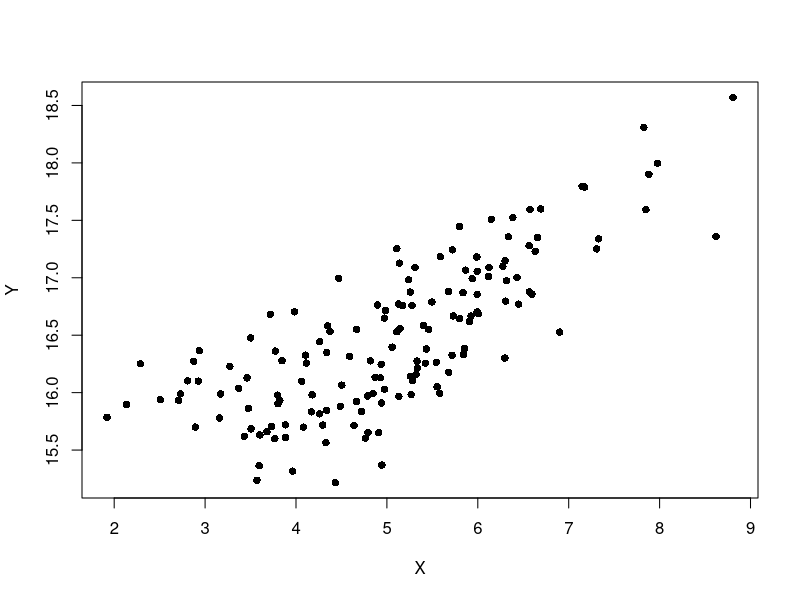
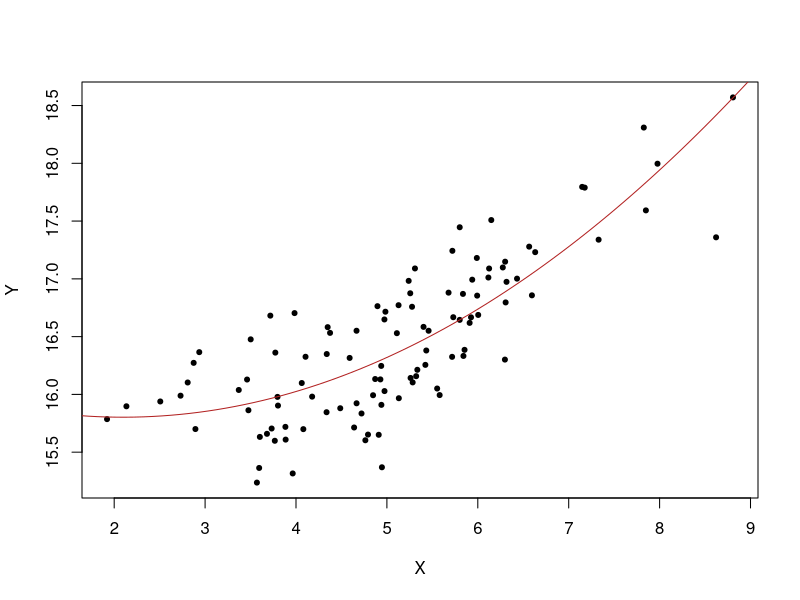
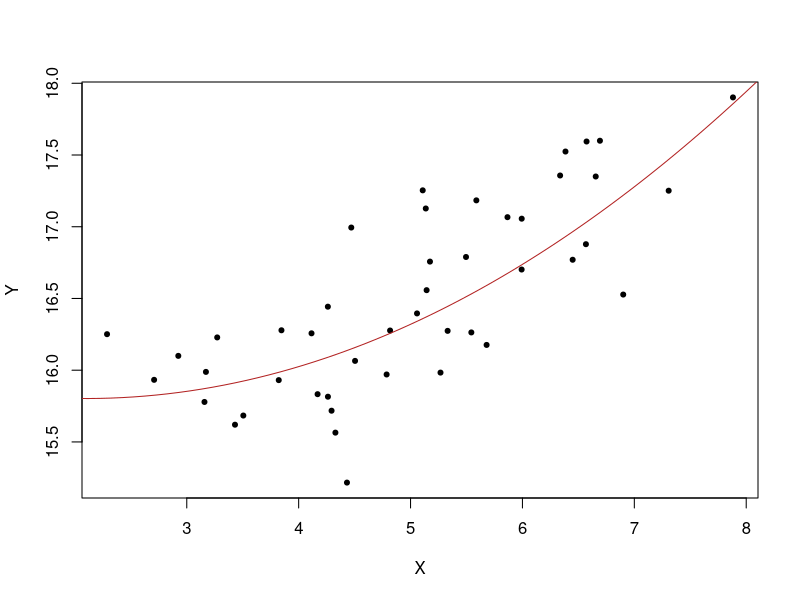
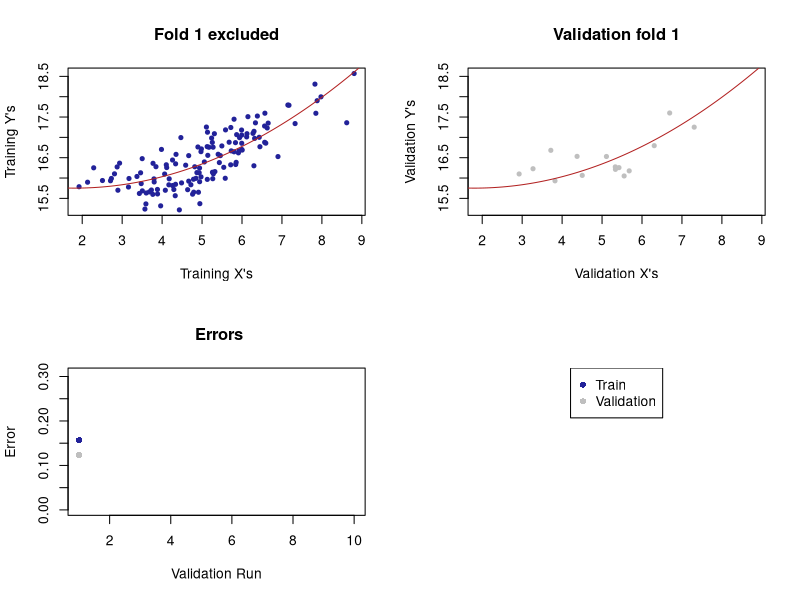
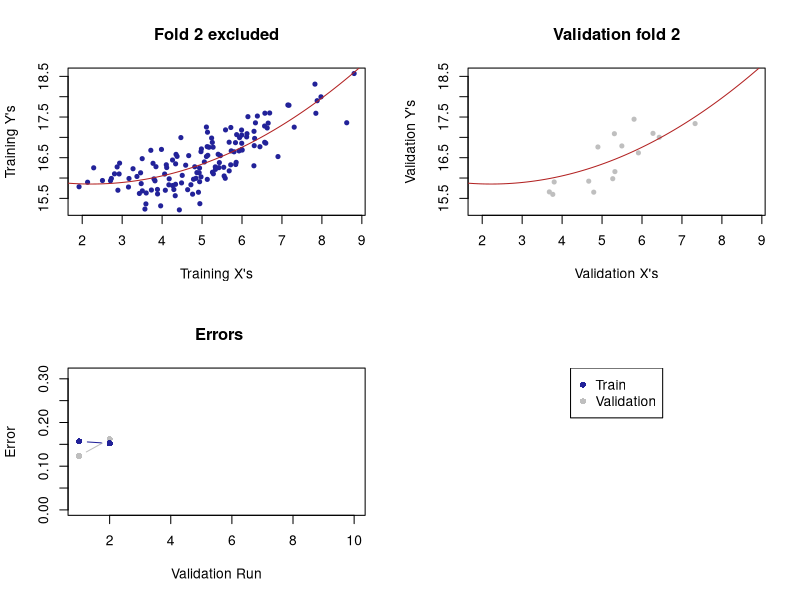
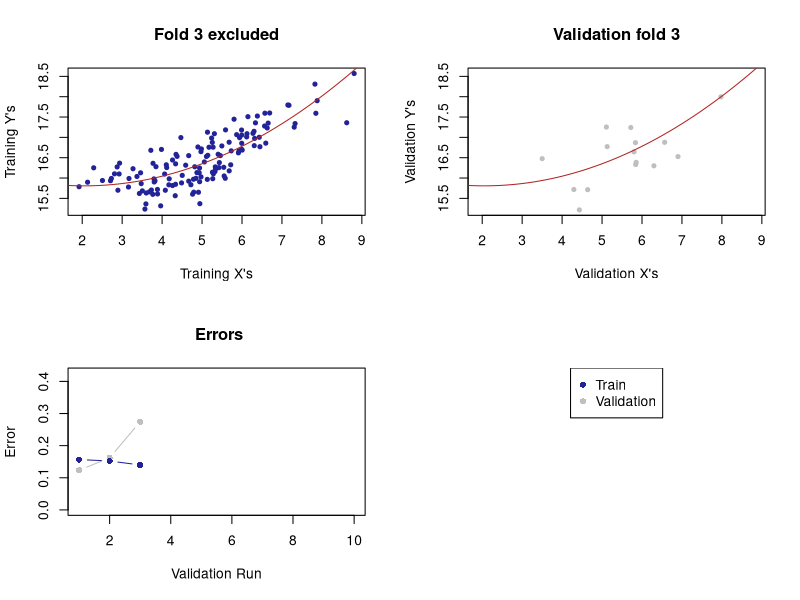
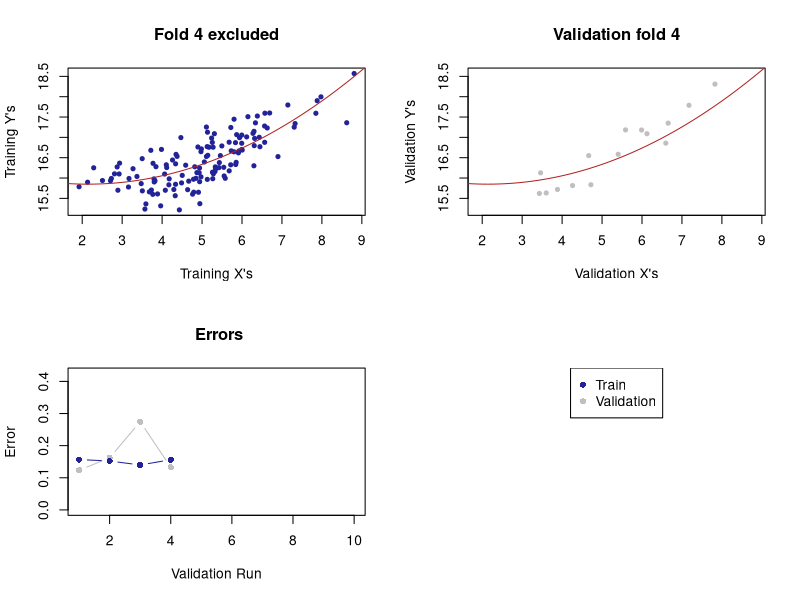
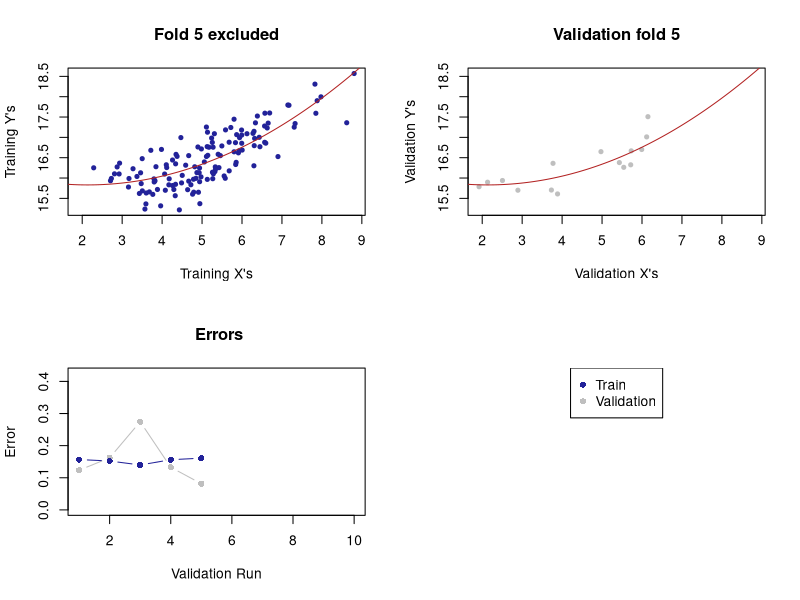

Source code (R) for these figures, in order:
#April 2025 
#ML demo on splitting data, measuring error, CV

#####################################
#functions
#####################################

#splits data into test and training
SplitData <- function(data, splits){
  
  df <- as.data.frame(data)                 # Convert the data object to a data frame object
  
  n.obs <- nrow(df)                             # Number of observations
  
  # Shuffle and separate indices
  
  shuffled_ind <- sample(1:n.obs)
  
  split_ind <- c(round(splits[1]*n.obs), round(splits[1]*n.obs) + round(splits[2]*n.obs))
  
  train_ind <- shuffled_ind[1:split_ind[1]]
  val_ind <- shuffled_ind[(split_ind[1] + 1):split_ind[2]]
  if (splits[3]!=0){
    test_ind <- shuffled_ind[(split_ind[2] + 1):n.obs]
    list("train" = df[train_ind, ], 
         "validation" = df[val_ind, ], 
         "test" = df[test_ind, ])  
  } else {
    list("train" = df[train_ind, ], 
         "validation" = df[val_ind, ])  
  }
}

#splits data into K folds and returns a matrix of mashed up indexes basically
Kfoldsplit <- function(n.obs, k){
  
  # Number of observations per fold
  
  wind <- n.obs%/%k     # integer division operator, rounds result down to the nearest whole number)            
  
  # generate random order of observations without replacement
  origin <- sample(1:n.obs, n.obs, replace = F)

  # Organises indices into a matrix to define k-folds (each fold corresponds to a row)
  indexes <- matrix(origin, k, wind, byrow = T)
  indexes
}

#performs CV for a specified model
#calcs errors and produces plots
#data needs columns named as X and Y
cross_val <- function(data, k = 5, poly = 2){
  
  N <- dim(data)[1]                     # Total number of observations 
  sets <- Kfoldsplit(N, k)                # Fold splits (i.e. indices contained in each fold)
  
  # A: Empty result matrices
  
  
  # create val.error and train.error to be a list with 'k' zeros
  val.error <- rep(0, k)                # Validation error
  train.error <- rep(0, k)              # Training error
  
  # B: Cross-validation
  
  for(i in 1:dim(sets)[1]){                      # For i in 1 : Number of folds
    
    # Separate training and validation indices and create data vectors
    
    # saying list[-i, ], removes the row at index i, so pretty cool
    train_ind <- c(sets[-i, ])                   # Vector of training indices
    val_ind <- sets[i, ]                         # Vector of validation indices
    train.y <- data[train_ind,"Y"]                      # Training Ys
    train.x <- data[train_ind,"X"]                      # Training Xs
    val.y <- data[val_ind,"Y"]                          # Validation Xs
    val.x <- data[val_ind,"X"]                          # Validation Ys

    # Train and evaluate a model
    model1 <- lm(train.y ~ poly(train.x, poly))      # Your model
    
    val.error[i] <- mean((predict(model1, newdata = data.frame(train.x = val.x)) - val.y)^2) # Validation error
    train.error[i]  = mean(residuals(model1)^2)                                              # Training error
    
    x.vec <- seq(0,10, length = 1000)
    fhat <- predict(model1, newdata = data.frame(train.x = x.vec))
    
    # Plot output
    cols = c('#222299','grey75')
    ylimit <- c(min(train.y, val.y), max(train.y, val.y))
    xlimit <- c(min(train.x, val.x), max(train.x, val.x))
    
    # Setup plot layout for multiple plots
    m <- matrix(c(1,2,3,4),nrow = 2,ncol = 2,byrow = TRUE)
    layout(mat = m, heights = c(0.5,0.5))

    #plot training data
    plot(train.y ~ train.x,                            # plot: training data sets 
         pch = 20,                                     # set plotting symbol
         xlab = "Training X's", ylab = "Training Y's", # label X and Y axes 
         main = paste0('Fold ', i, " excluded"),
         col = cols[1], ylim = ylimit, xlim = xlimit)
    
    lines(fhat ~ x.vec, col = 'firebrick')            # overlay the fitted line
    
    #plot validation data
    plot(val.y ~ val.x,                                # plot: validation set 
         pch = 20,                                     # set plotting symbol
         xlab = "Validation X's", ylab = "Validation Y's", # label X and Y axes 
         main = paste0('Validation fold ', i),
         col = cols[2], ylim = ylimit, xlim = xlimit)

    lines(fhat ~ x.vec, col = 'firebrick')            # overlay the fitted line
    
    # > Error
    plot(val.error,                              
         type = 'n', 
         ylab = 'Error', 
         xlab = 'Validation Run', 
         ylim = c(0,max(train.error, val.error)+0.15),
         main = ' Errors')
    
    lines(val.error[1:i], type = 'b', col = cols[2], pch = 16)     # Validation error lines ["b" = points and lines]
    lines(train.error[1:i], type = 'b', col = cols[1], pch = 16)    # Training error lines
    
    plot(1, type = "n", axes=FALSE, xlab="", ylab="")
    legend('top', legend = c('Train', 'Validation'), col = cols, 
           pch = 16, bty = 'y', horiz = F)
    
    Sys.sleep(0.75)                                # Pause operation (to allow you to see each fold's plots)
    
  }
  
  c("train" = mean(train.error), "validation" = mean(val.error))
}

#alt version that uses foreach
#is passed a matrix of indices for the folds
PolyCV <- function(data, folds, poly = 2, is_median = F){
  
  n.folds <- dim(folds)[1]
  # Perform CV
  MSE <- foreach(m = 1:n.folds, .combine = c) %do% {
    
    train_ind <- c(folds[-m, ])                     # Vector of training indices
    val_ind <- folds[m, ]                           # Vector of validation indices
    train.data <- data[train_ind,]                  # Training data
    test.data <- data[val_ind,]                     # Test data

    model <- lm(Y ~ poly(X, poly),  data = train.data)               # Fit model to training data
    MSE <- mean((predict(model, newdata = test.data) - test.data$Y)^2)  # Evaluate the model on the test data (also returns test MSE)
  }                          
  ifelse(is_median,                       # Calculate mean of the collated MSE vector
         median(MSE), 
         mean(MSE))    
} 

######################################
#1. simulate data, split into train / test, fit model, calc errors
set.seed(5555)
n.points = 150 ; n.folds = 10

X <- rnorm(n.points, 5, 1.5)
Y <- 17 + sin(-0.5*X) + rnorm(n.points, sd = 0.4) 
df <- data.frame(X = X, Y = Y)
plot(Y ~ X, data = df, pch = 16)

# split into training, validation and test data
splits <- c(0.7, 0.3, 0)

data_splits <- SplitData(data = df, splits)

str(data_splits)
data_splits
train.data <- data_splits[[1]]
test.data <- data_splits[[2]]

#plot training data, train specified model, overlay fitted line, calc error
plot(Y ~ X, data = train.data, pch = 20, ylim=c(min(train.data$Y), max(train.data$Y)))
model <- lm(Y ~ poly(X, 2), data = train.data) 

x.vec <- seq(0,10, length = 100)
fhat <- predict(model, newdata = data.frame(X = x.vec))
lines(fhat ~ x.vec, col = "firebrick")

#calculate the error
train.error <- mean(residuals(model)^2)  
train.error
mean((fitted(model) - train.data$Y)^2)

#plot validation data, overlay fitted line, calc error
plot(Y ~ X, data = test.data, pch = 20, ylim=c(min(test.data$Y), max(test.data$Y)))
lines(fhat ~ x.vec, col = "firebrick")
mean((predict(model, newdata = data.frame(X = test.data$X)) - test.data$Y)^2)

#step through first function to illustrate use of debug
debug(SplitData)
SplitData(data = df, splits)
undebug(SplitData)

##################################################################################
#2. perform CV to estimate test error
#includes plots
set.seed(2025)
cross_val(df, k = n.folds, poly = 2)

debug(cross_val)
debug(Kfoldsplit)
cross_val(df, k =n.folds, poly = 2)
undebug(cross_val)
undebug(Kfoldsplit)

##################################################################################
#3. choose from a series of polynomial models 
#apply best model to test set
#need to try out different models
library(foreach) 
debug(PolyCV)

set.seed(5555)

n.folds = 5
n.obs <- nrow(df)
sets <- Kfoldsplit(n.obs, n.folds)                    # Fold indices

MSE_ALL_K <- foreach(k = 1:6, .combine = c) %do% {
  
  PolyCV(data = df, folds = sets, poly = k, is_median = F)
  
}

MSE_ALL_K

plot(x = 1:6, y = MSE_ALL_K,
     xlab = "k", ylab = "MSE",
     main = "CV MSE vs. Fitted Polynomial Degree",
     pch = 20, type = 'l')

#plot again with polynomial 3 overlaid
plot(Y ~ X, data = train.data, pch = 20, ylim=c(min(train.data$Y), max(train.data$Y)))
model <- lm(Y ~ poly(X, 3), data = train.data) 

x.vec <- seq(0,10, length = 100)
fhat <- predict(model, newdata = data.frame(X = x.vec))
lines(fhat ~ x.vec, col = "firebrick")
